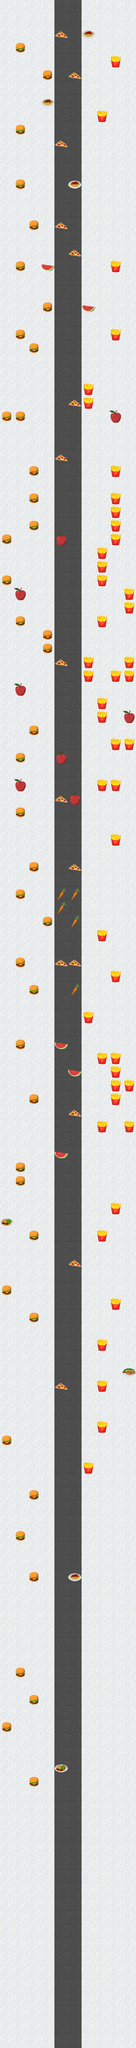

A 2D game scene composited from a Tiled map and its tileset images. What follows is a short description and the map's XML, with each tile layer's data collapsed to a summary:
An orthogonal 10x150 tile map with 48x48 px tiles, 3 tile layers (Tile Layer 1, burgers, carrots) and 128 objects.

<map version="1.2" tiledversion="1.2.3" orientation="orthogonal" renderorder="right-down" width="10" height="150" tilewidth="48" tileheight="48" infinite="0" nextlayerid="6" nextobjectid="129">
 <tileset firstgid="1" name="TileSetFA" tilewidth="48" tileheight="48" tilecount="20" columns="5">
  <image source="TileSetFA.png" width="240" height="192" />
 </tileset>
 <layer id="1" name="Tile Layer 1" width="10" height="150">
  <data>[1500 cells, 1500 non-empty, 2 distinct tile ids]</data>
 </layer>
 <layer id="2" name="burgers" width="10" height="150">
  <data>[1500 cells, 104 non-empty, 3 distinct tile ids]</data>
 </layer>
 <layer id="3" name="carrots" width="10" height="150">
  <data>[1500 cells, 27 non-empty, 7 distinct tile ids]</data>
 </layer>
 <objectgroup id="4" name="ObjectLayer">
  <object id="1" x="106.545" y="6248.55" width="26" height="30.5455" />
  <object id="2" x="9.66667" y="6057.39" width="26" height="30.5455" />
  <object id="3" x="107.667" y="5960.73" width="26" height="30.5455" />
  <object id="4" x="57.6667" y="5866.06" width="26" height="30.5455" />
  <object id="5" x="106.333" y="5530.06" width="26" height="30.5455" />
  <object id="6" x="57.6667" y="5385.39" width="26" height="30.5455" />
  <object id="7" x="107" y="5241.39" width="26" height="30.5455" />
  <object id="8" x="299" y="5146.06" width="26" height="30.5455" />
  <object id="9" x="11" y="5049.39" width="26" height="30.5455" />
  <object id="10" x="347.667" y="5004.06" width="26" height="30.5455" />
  <object id="11" x="203" y="4859.39" width="26" height="30.5455" />
  <object id="12" x="347" y="4859.39" width="26" height="30.5455" />
  <object id="13" x="346.333" y="4714.73" width="26" height="30.5455" />
  <object id="14" x="105" y="4617.39" width="26" height="30.5455" />
  <object id="15" x="396.333" y="4570.06" width="26" height="30.5455" />
  <object id="16" x="9.66667" y="4521.39" width="26" height="30.5455" />
  <object id="17" x="250.333" y="4428.06" width="26" height="30.5455" />
  <object id="18" x="347.667" y="4331.39" width="26" height="30.5455" />
  <object id="19" x="106.333" y="4329.39" width="26" height="30.5455" />
  <object id="20" x="396.333" y="4233.39" width="26" height="30.5455" />
  <object id="21" x="57.6667" y="4138.73" width="26" height="30.5455" />
  <object id="22" x="57.6667" y="4088.06" width="26" height="30.5455" />
  <object id="23" x="346.333" y="3948.06" width="26" height="30.5455" />
  <object id="24" x="443" y="3948.06" width="26" height="30.5455" />
  <object id="25" x="250.333" y="3898.73" width="26" height="30.5455" />
  <object id="26" x="105.667" y="3848.06" width="26" height="30.5455" />
  <object id="27" x="395" y="3852.06" width="26" height="30.5455" />
  <object id="28" x="396.333" y="3804.06" width="26" height="30.5455" />
  <object id="29" x="442.333" y="3802.73" width="26" height="30.5455" />
  <object id="30" x="395" y="3754.06" width="26" height="30.5455" />
  <object id="31" x="395" y="3706.06" width="26" height="30.5455" />
  <object id="32" x="347" y="3706.73" width="26" height="30.5455" />
  <object id="33" x="57" y="3658.06" width="26" height="30.5455" />
  <object id="34" x="300.333" y="3565.39" width="26" height="30.5455" />
  <object id="35" x="106.333" y="3464.73" width="26" height="30.5455" />
  <object id="36" x="394.333" y="3421.39" width="26" height="30.5455" />
  <object id="37" x="249.667" y="3369.39" width="26" height="30.5455" />
  <object id="38" x="203" y="3368.06" width="26" height="30.5455" />
  <object id="39" x="57.6667" y="3369.39" width="26" height="30.5455" />
  <object id="40" x="347.667" y="3274.73" width="26" height="30.5455" />
  <object id="41" x="153.667" y="3224.06" width="26" height="30.5455" />
  <object id="42" x="57.6667" y="3126.73" width="26" height="30.5455" />
  <object id="43" x="106.333" y="3034.06" width="26" height="30.5455" />
  <object id="44" x="251.667" y="3036.06" width="26" height="30.5455" />
  <object id="45" x="395" y="2940.73" width="26" height="30.5455" />
  <object id="46" x="57.6667" y="2842.06" width="26" height="30.5455" />
  <object id="47" x="203.667" y="2794.06" width="26" height="30.5455" />
  <object id="48" x="347.667" y="2747.39" width="26" height="30.5455" />
  <object id="49" x="396.333" y="2746.73" width="26" height="30.5455" />
  <object id="50" x="396" y="2602.39" width="26" height="30.5455" />
  <object id="51" x="444.666" y="2601.73" width="26" height="30.5455" />
  <object id="52" x="58.3333" y="2648.73" width="26" height="30.5455" />
  <object id="53" x="107.667" y="2553.39" width="26" height="30.5455" />
  <object id="54" x="347.667" y="2507.39" width="26" height="30.5455" />
  <object id="55" x="348.333" y="2458.06" width="26" height="30.5455" />
  <object id="56" x="393.667" y="2362.06" width="26" height="30.5455" />
  <object id="57" x="442.333" y="2361.4" width="26" height="30.5455" />
  <object id="58" x="443.667" y="2316.06" width="26" height="30.5455" />
  <object id="59" x="301.667" y="2362.06" width="26" height="30.5455" />
  <object id="60" x="299.667" y="2313.39" width="26" height="30.5455" />
  <object id="61" x="201" y="2313.39" width="26" height="30.5455" />
  <object id="62" x="154.333" y="2264.06" width="26" height="30.5455" />
  <object id="63" x="154.333" y="2215.39" width="26" height="30.5455" />
  <object id="64" x="58.3333" y="2167.39" width="26" height="30.5455" />
  <object id="65" x="347" y="2172.73" width="26" height="30.5455" />
  <object id="66" x="442.333" y="2125.39" width="26" height="30.5455" />
  <object id="67" x="442.333" y="2076.06" width="26" height="30.5455" />
  <object id="68" x="348.333" y="2028.06" width="26" height="30.5455" />
  <object id="69" x="9" y="2026.06" width="26" height="30.5455" />
  <object id="70" x="348.333" y="1980.06" width="26" height="30.5455" />
  <object id="71" x="348.333" y="1929.39" width="26" height="30.5455" />
  <object id="72" x="395" y="1882.73" width="26" height="30.5455" />
  <object id="73" x="395" y="1836.06" width="26" height="30.5455" />
  <object id="74" x="395.667" y="1785.4" width="26" height="30.5455" />
  <object id="75" x="395.667" y="1738.73" width="26" height="30.5455" />
  <object id="76" x="11" y="1880.73" width="26" height="30.5455" />
  <object id="77" x="106.333" y="1830.73" width="26" height="30.5455" />
  <object id="78" x="106.333" y="1737.39" width="26" height="30.5455" />
  <object id="79" x="106.333" y="1639.39" width="26" height="30.5455" />
  <object id="80" x="202.333" y="1596.73" width="26" height="30.5455" />
  <object id="81" x="10.3333" y="1449.39" width="26" height="30.5455" />
  <object id="82" x="58.3333" y="1450.06" width="26" height="30.5455" />
  <object id="83" x="250.333" y="1403.39" width="26" height="30.5455" />
  <object id="84" x="298.333" y="1404.73" width="26" height="30.5455" />
  <object id="85" x="299.667" y="1355.39" width="26" height="30.5455" />
  <object id="86" x="106.333" y="1209.39" width="26" height="30.5455" />
  <object id="87" x="395.667" y="1161.39" width="26" height="30.5455" />
  <object id="88" x="57.6667" y="1162.73" width="26" height="30.5455" />
  <object id="89" x="155" y="1064.73" width="26" height="30.5455" />
  <object id="90" x="57.6667" y="922.061" width="26" height="30.5455" />
  <object id="91" x="395.667" y="924.061" width="26" height="30.5455" />
  <object id="92" x="251" y="877.394" width="26" height="30.5455" />
  <object id="93" x="203.667" y="777.394" width="26" height="30.5455" />
  <object id="94" x="107" y="776.727" width="26" height="30.5455" />
  <object id="95" x="57.6667" y="634.061" width="26" height="30.5455" />
  <object id="96" x="203" y="490.061" width="26" height="30.5455" />
  <object id="97" x="57.6667" y="440.727" width="26" height="30.5455" />
  </objectgroup>
 <objectgroup id="5" name="ObjectLayer2">
  <!-- 25 objects omitted --></objectgroup>
</map>
<!-- 31 of 128 objects omitted -->
